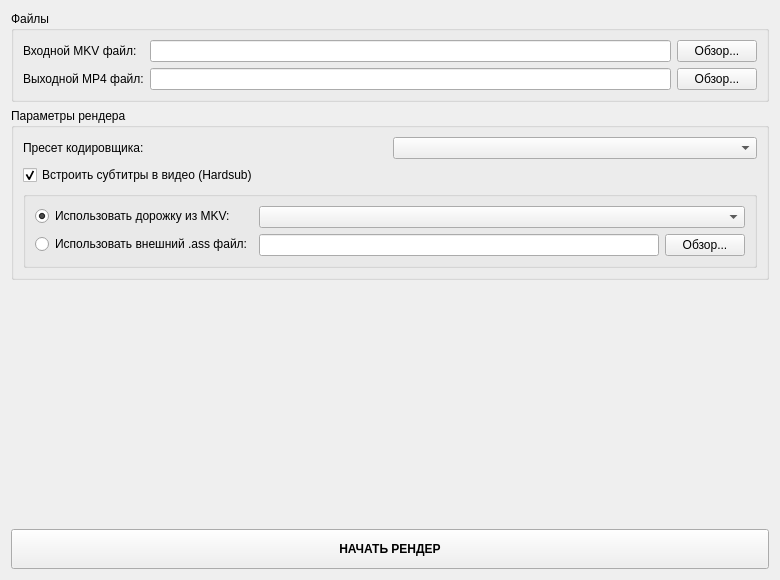
<?xml version="1.0" encoding="UTF-8"?>
<ui version="4.0">
 <class>ManualRenderWidget</class>
 <widget class="QWidget" name="ManualRenderWidget">
  <property name="geometry">
   <rect>
    <x>0</x>
    <y>0</y>
    <width>780</width>
    <height>580</height>
   </rect>
  </property>
  <layout class="QVBoxLayout" name="verticalLayout">
   <item>
    <widget class="QGroupBox" name="groupBox">
     <property name="title">
      <string>Файлы</string>
     </property>
     <layout class="QFormLayout" name="formLayout">
      <item row="0" column="0">
       <widget class="QLabel" name="label">
        <property name="text">
         <string>Входной MKV файл:</string>
        </property>
       </widget>
      </item>
      <item row="0" column="1">
       <layout class="QHBoxLayout" name="horizontalLayout">
        <item>
         <widget class="QLineEdit" name="inputMkvPathEdit"/>
        </item>
        <item>
         <widget class="QPushButton" name="browseInputButton">
          <property name="text">
           <string>Обзор...</string>
          </property>
         </widget>
        </item>
       </layout>
      </item>
      <item row="1" column="0">
       <widget class="QLabel" name="label_2">
        <property name="text">
         <string>Выходной MP4 файл:</string>
        </property>
       </widget>
      </item>
      <item row="1" column="1">
       <layout class="QHBoxLayout" name="horizontalLayout_2">
        <item>
         <widget class="QLineEdit" name="outputMp4PathEdit"/>
        </item>
        <item>
         <widget class="QPushButton" name="browseOutputButton">
          <property name="text">
           <string>Обзор...</string>
          </property>
         </widget>
        </item>
       </layout>
      </item>
     </layout>
    </widget>
   </item>
   <item>
   <widget class="QGroupBox" name="groupBox_2">
    <property name="title">
     <string>Параметры рендера</string>
    </property>
    <layout class="QVBoxLayout" name="verticalLayout_2">
     <item>
      <layout class="QHBoxLayout" name="horizontalLayout_3">
       <item>
        <widget class="QLabel" name="label_3">
         <property name="text">
          <string>Пресет кодировщика:</string>
         </property>
        </widget>
       </item>
       <item>
        <widget class="QComboBox" name="renderPresetComboBox"/>
       </item>
      </layout>
     </item>
     <item>
      <widget class="QCheckBox" name="hardsubCheckBox">
       <property name="text">
        <string>Встроить субтитры в видео (Hardsub)</string>
       </property>
       <property name="checked">
        <bool>true</bool>
       </property>
      </widget>
     </item>
     <item>
      <widget class="QGroupBox" name="hardsubOptionsGroup">
       <property name="title">
        <string/>
       </property>
       <layout class="QFormLayout" name="formLayout_2">
        <item row="0" column="0">
         <widget class="QRadioButton" name="internalSubsRadio">
          <property name="text">
           <string>Использовать дорожку из MKV:</string>
          </property>
          <property name="checked">
           <bool>true</bool>
          </property>
         </widget>
        </item>
        <item row="0" column="1">
         <widget class="QComboBox" name="subtitleTrackComboBox"/>
        </item>
        <item row="1" column="0">
         <widget class="QRadioButton" name="externalSubsRadio">
          <property name="text">
           <string>Использовать внешний .ass файл:</string>
          </property>
         </widget>
        </item>
        <item row="1" column="1">
         <layout class="QHBoxLayout" name="horizontalLayout_4">
          <item>
           <widget class="QLineEdit" name="externalSubsPathEdit"/>
          </item>
          <item>
           <widget class="QPushButton" name="browseExternalSubsButton">
            <property name="text">
             <string>Обзор...</string>
            </property>
           </widget>
          </item>
         </layout>
        </item>
       </layout>
      </widget>
     </item>
    </layout>
   </widget>
   </item>
   <item>
    <spacer name="verticalSpacer">
     <property name="orientation">
      <enum>Qt::Vertical</enum>
     </property>
     <property name="sizeHint" stdset="0">
      <size>
       <width>20</width>
       <height>40</height>
      </size>
     </property>
    </spacer>
   </item>
   <item>
    <widget class="QPushButton" name="renderButton">
     <property name="minimumSize">
      <size>
       <width>0</width>
       <height>40</height>
      </size>
     </property>
     <property name="font">
      <font>
       <bold>true</bold>
      </font>
     </property>
     <property name="text">
      <string>НАЧАТЬ РЕНДЕР</string>
     </property>
    </widget>
   </item>
  </layout>
 </widget>
 <resources/>
 <connections/>
</ui>
